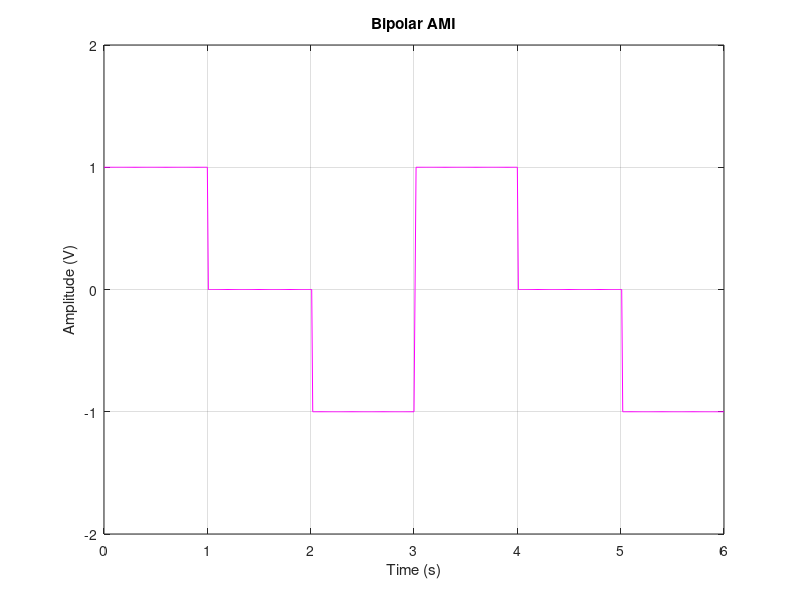

MATLAB code for this plot:
% refresh all first
clc;
clear all;
close all;
% Bipolar Line Coding : AMI (Alternate Mark Inversion)
n = [0 1 0 0 1 0];
m = [0 0 0 0 0 0];
c = 1;
% mapping
for j = 1:length(n)
    if n(j) == 1
        m(j) = 0;
    else
        if c == 1;
            m(j) = c;
            c = -1;
        else
            m(j) = c;
            c = 1;
        end
    end
end
% pulse shaping
i = 1;
t = 0:0.01:length(m);
for j=1:length(t)
    if t(j) <= i
        y(j) = m(i);
    else
        i = i + 1;
    end
end
% plotting
plot(t, y, 'm'); grid on;
xlabel('Time (s)');
ylabel('Amplitude (V)');
title('Bipolar AMI');
axis([0, length(m), -2, 2]);